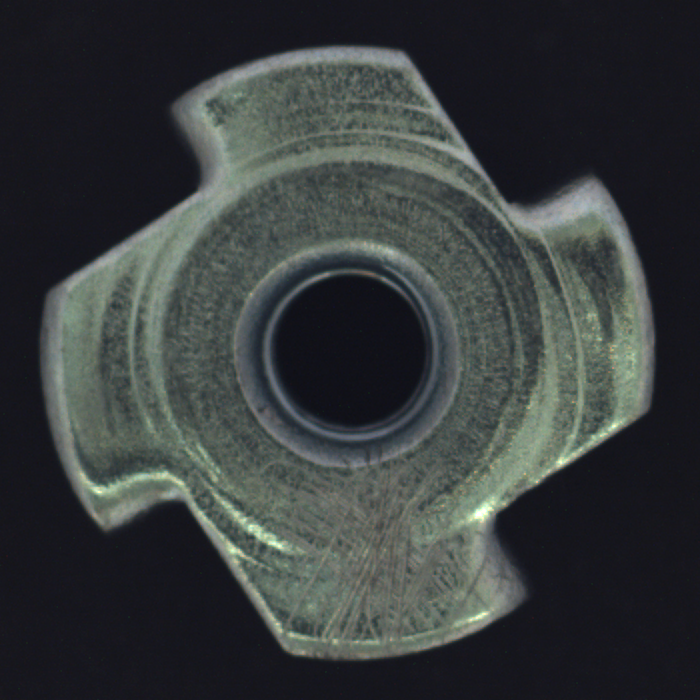
#> input picture 11_metal_nut.png, 700 x 700 px
$ python 11_spatial_filtering.py
#> lines starting #> are read from the running program, lines starting #| are printed output that depends on the picture
# Apply Spatial Filtering to Enhance the Surface of an Automotive Part Image
import cv2
import numpy as np
import matplotlib.pyplot as plt

image = cv2.imread("11_metal_nut.png", cv2.IMREAD_GRAYSCALE)
#> image: shape (700, 700); min 0, max 255, mean 58.8
kernel = np.array([[-1, -1, -1], [-1, 9, -1], [-1, -1, -1]])
sharpened = cv2.filter2D(image, -1, kernel)
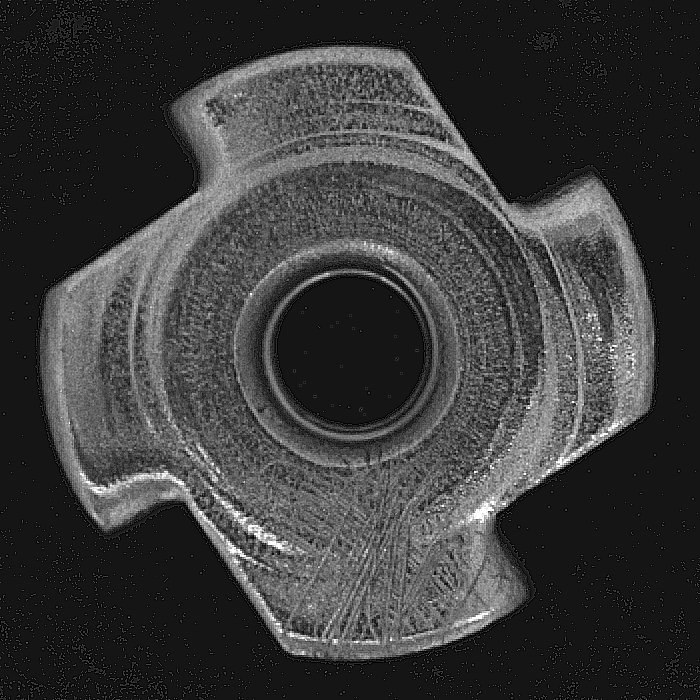
#> sharpened: shape (700, 700); min 0, max 255, mean 58.8

plt.figure(figsize=(10, 5))
plt.subplot(1, 2, 1), plt.imshow(image, cmap="gray"), plt.title("Original")
plt.subplot(1, 2, 2), plt.imshow(sharpened, cmap="gray"), plt.title("Sharpened")
plt.show()
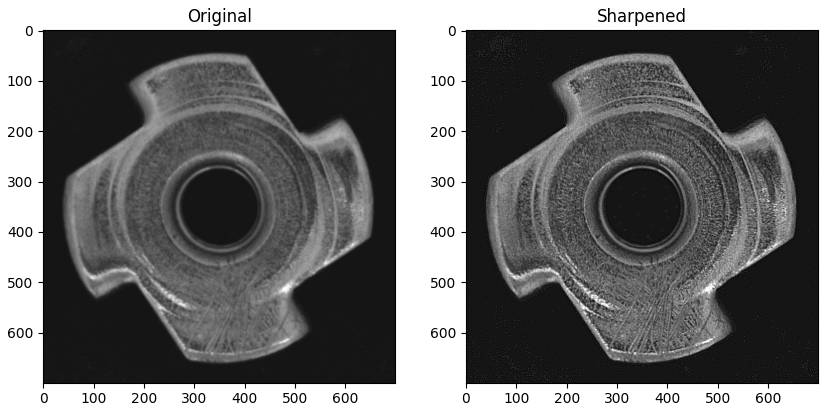
#> figure drawn by matplotlib, 2 panels

$ run again, with 1_metal_nut.png copied over 11_metal_nut.png
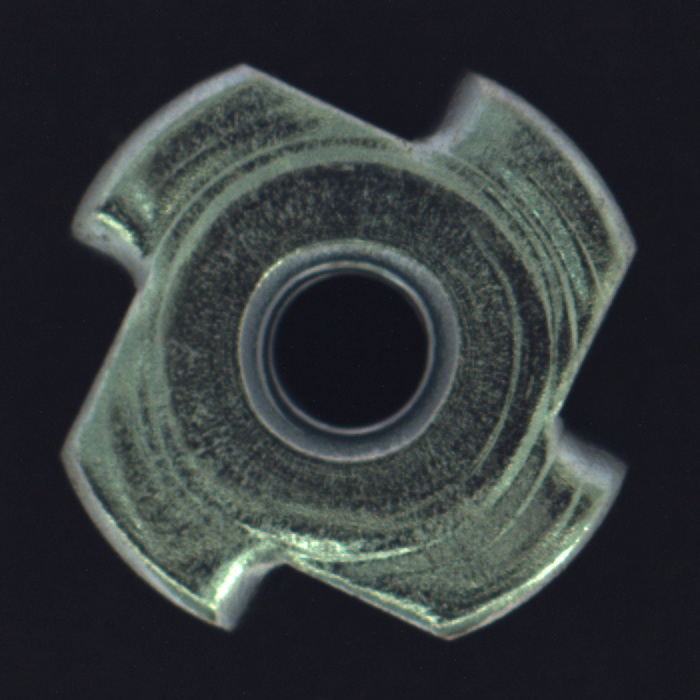
#> input picture 1_metal_nut.png, 700 x 700 px
#> `sharpened = cv2.filter2D(image, -1, kernel)`:
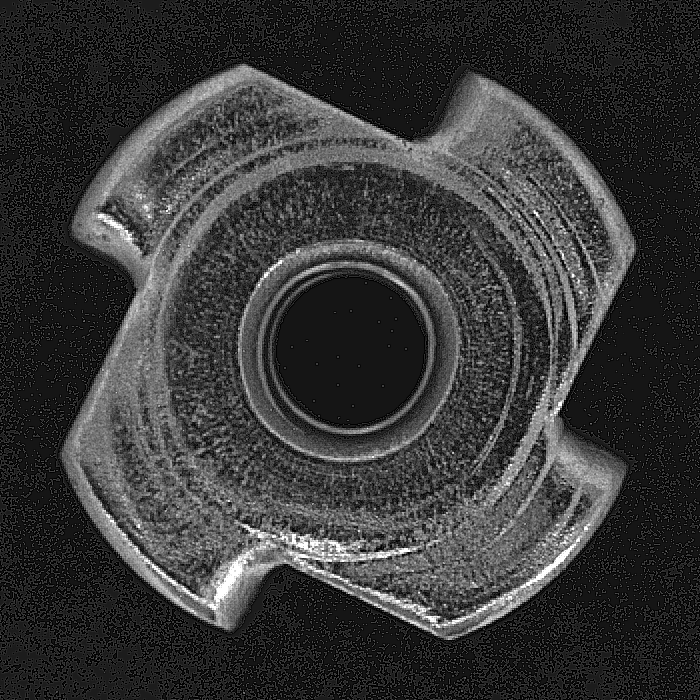
#> sharpened: shape (700, 700); min 0, max 255, mean 56
#> `plt.show()`:
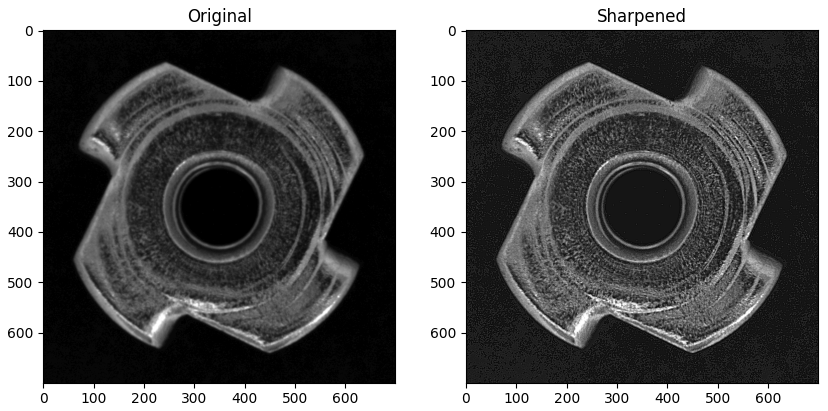
#> figure drawn by matplotlib, 2 panels

$ run again, with 13_hazelnut.png copied over 11_metal_nut.png
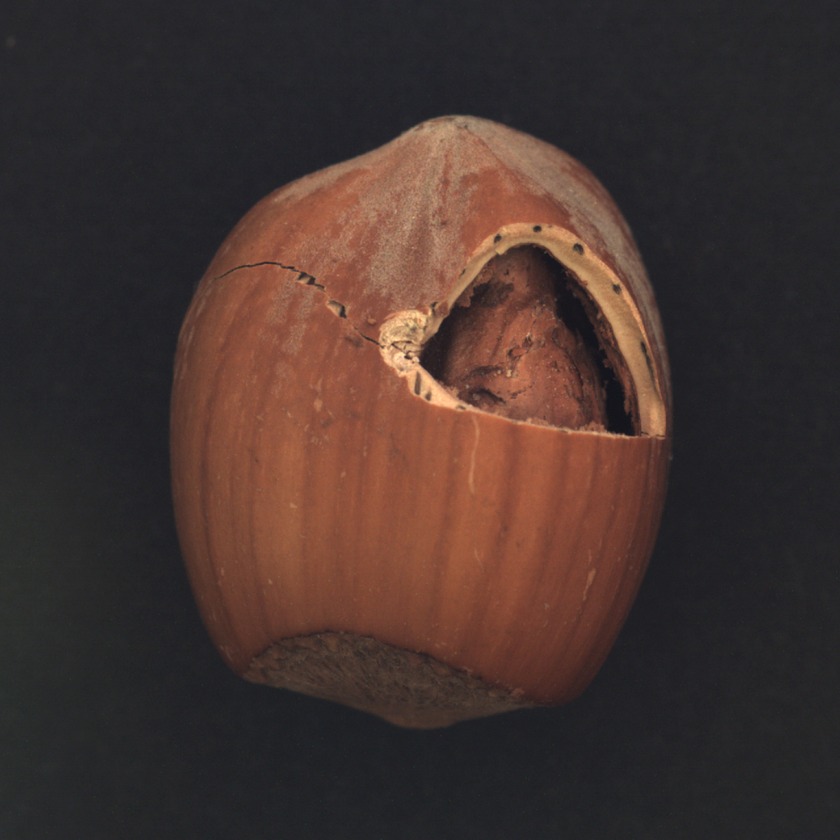
#> input picture 13_hazelnut.png, 840 x 840 px, shrunk from 1024 x 1024 before the run
#> `image = cv2.imread("11_metal_nut.png", cv2.IMREAD_GRAYSCALE)`:
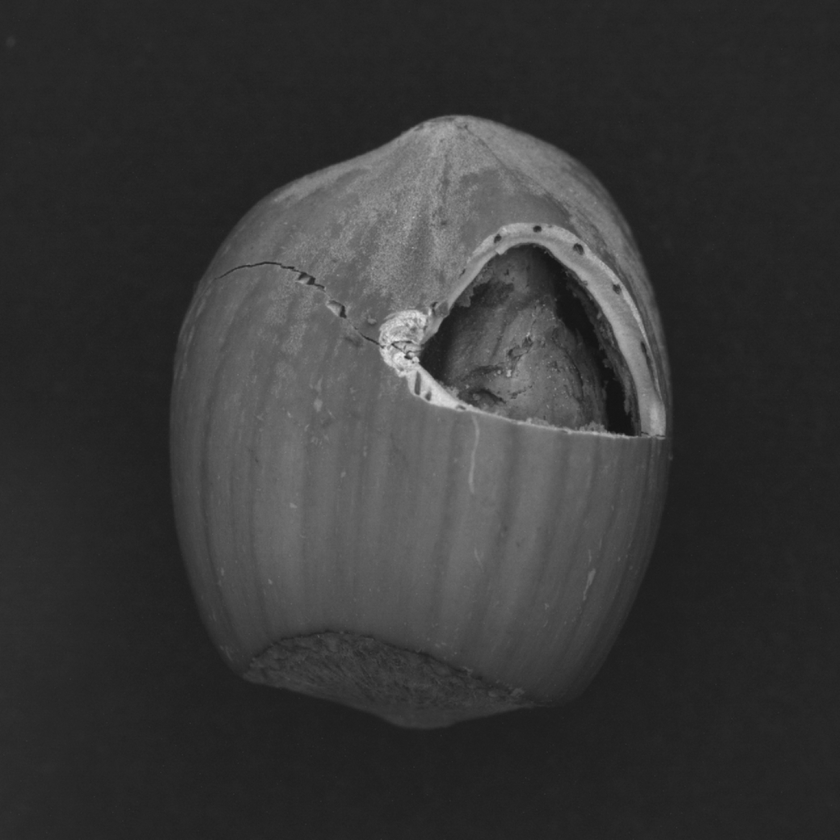
#> image: shape (840, 840); min 20, max 237, mean 55.6
#> `plt.show()`:
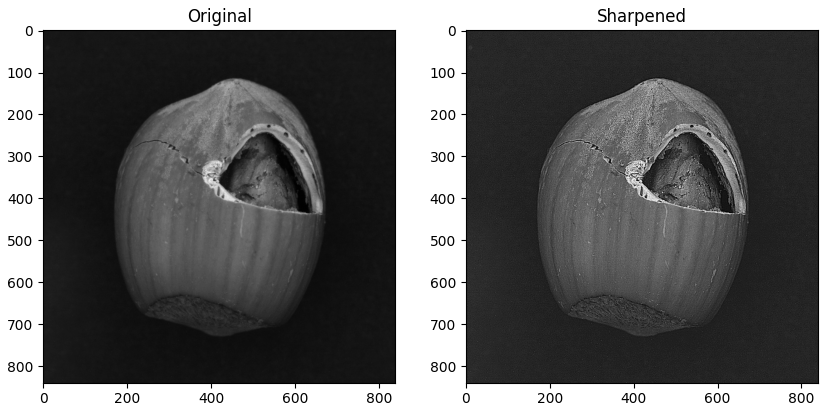
#> figure drawn by matplotlib, 2 panels
